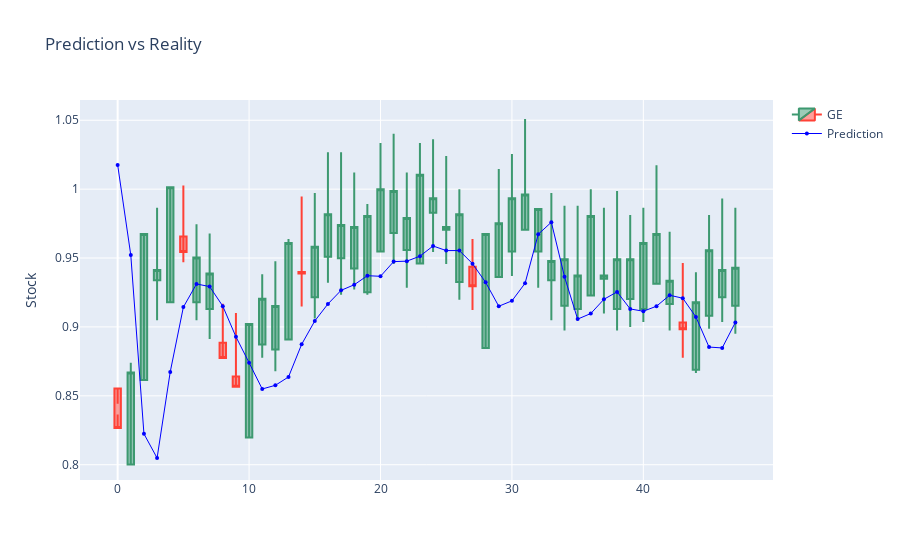

The notebook cell saved with this chart:
### Code cell
# display_stock_prediction(x_test, prediction)
display_stock_prediction(x_test[time_step:, ], prediction)
